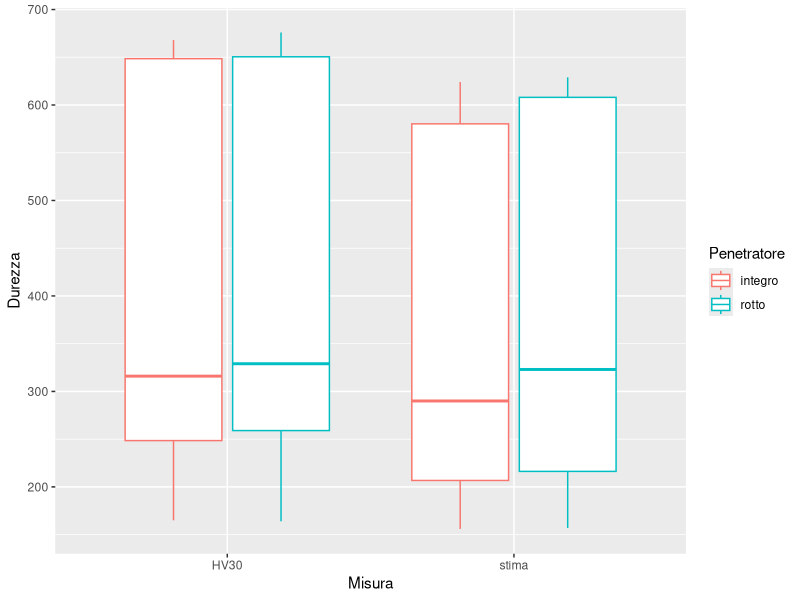
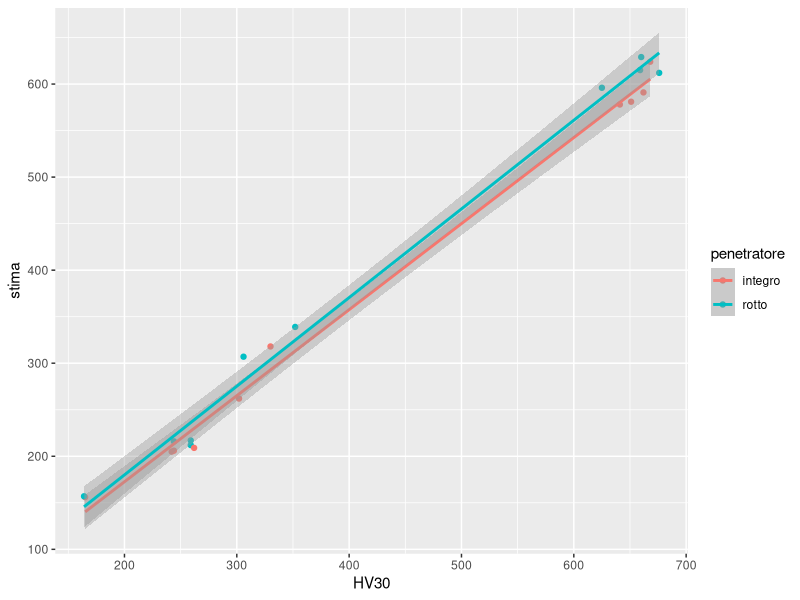
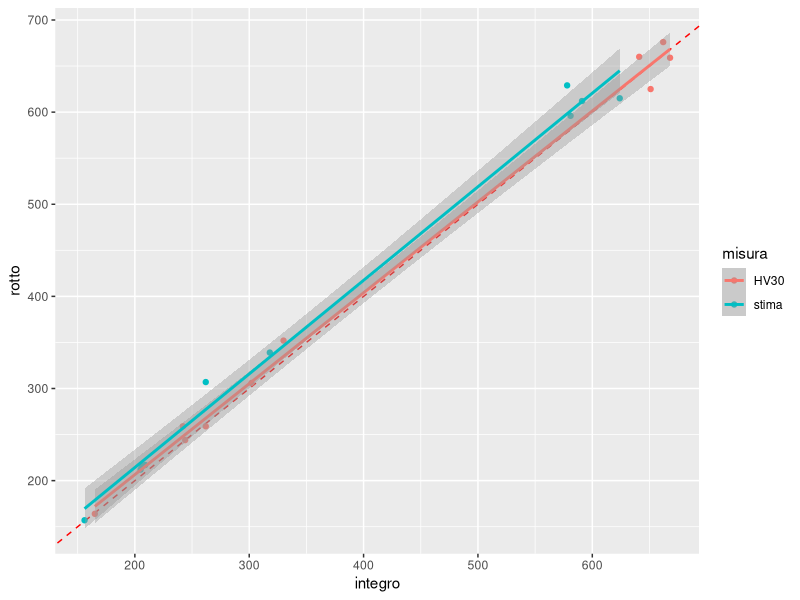
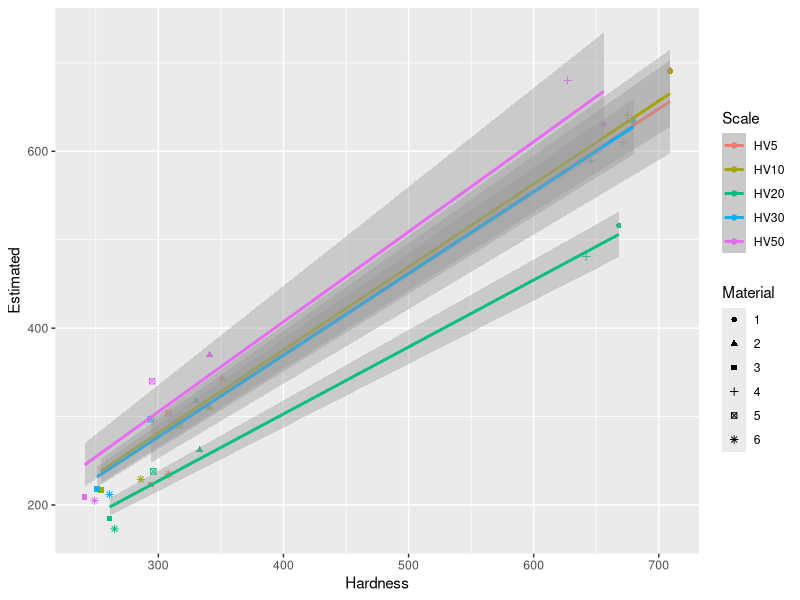
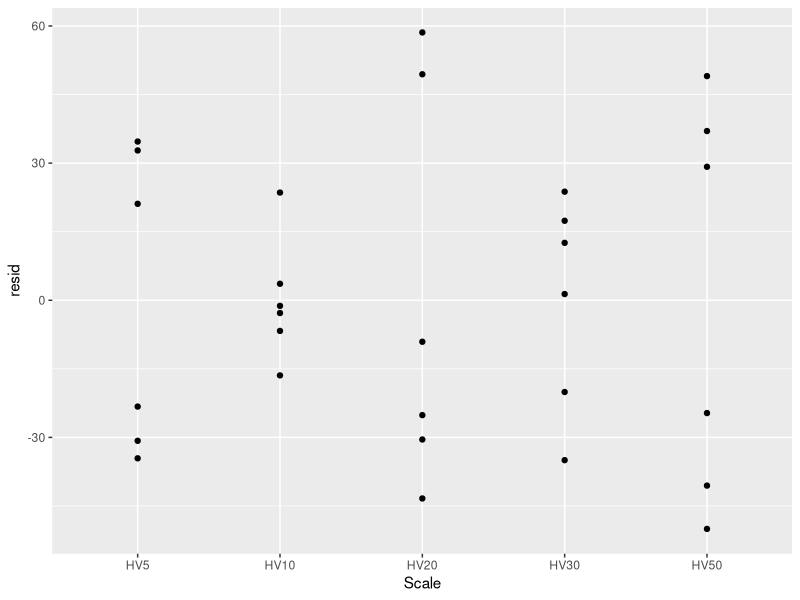
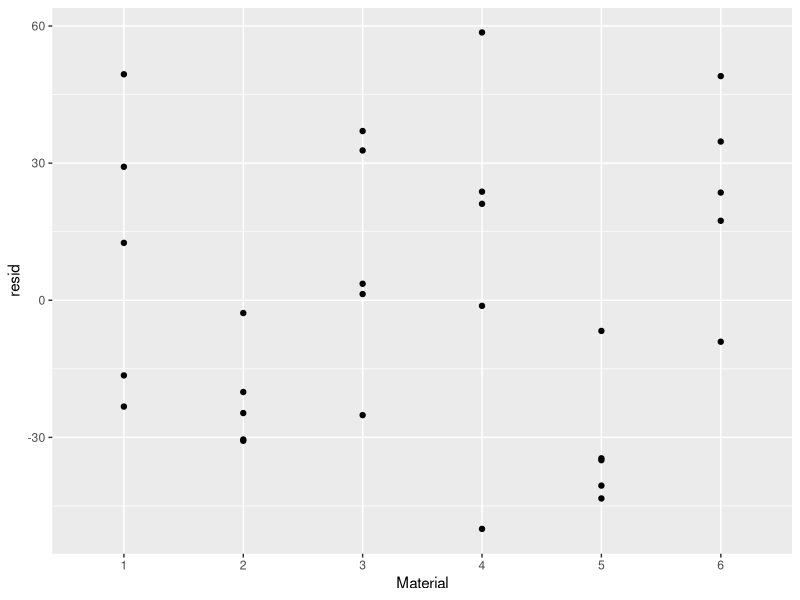
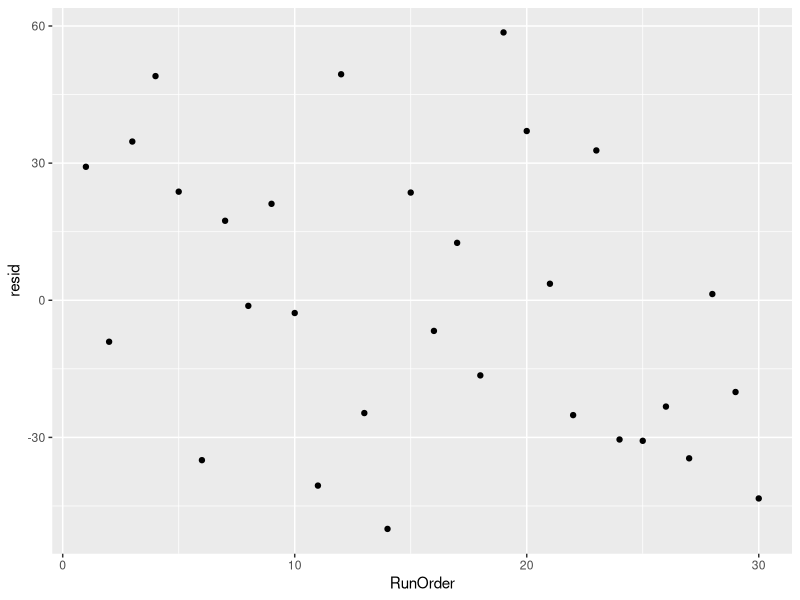
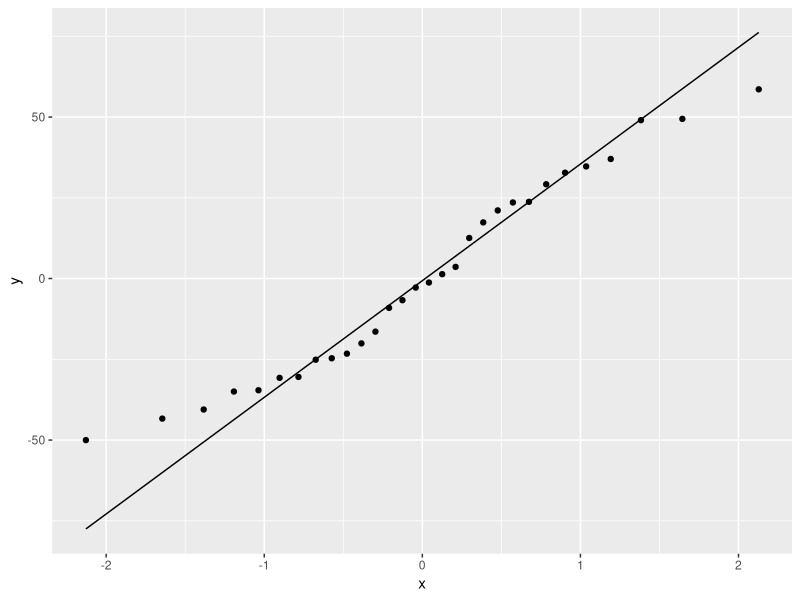

Generate these figures, in order, with R:
## ---- chunk 1
#| label: setup
#| include: false
knitr::opts_chunk$set(
  fig.align = "center",
  # This for default device
  out.width = "16cm",
  # This two for high quality charts:
  fig.dim = c(16, 9)*0.4
)
library(tidyverse)
library(stringr)
library(modelr)
library(broom)
library(knitr)
## ---- chunk 2
#| include: false
df_a<-tibble(
  material=1:10, #materiale
  HV30_OK=NA,    #misura effettiva, indentatore integro   
  HV30_NOK=NA,   #misura effettiva, indentatore danneggiato        
  stima_OK=NA,   #stima della macchina, indentatore integro
  stima_NOK=NA,  #stima della macchina, indentaore danneggiato
  HV30_dd=NA,    #misura effettiva usando due volte la diagonale visibile, indentatore danneggiato
  stima_dd=NA,   #stima della macchina, indentatore danneggiato per misura con doppia diagonale
)               

write.csv(df_a,"misure_HV_30.csv") #per avere la tabella in formato .csv così da poter essere riempita dallo sperimentatore

kable(head(df_a,8), caption = "Tabella di raccolta dati per T-test")
## ---- chunk 3
df_a$stima_OK=c(591,205,209,262,318,578,206,156,624,581)
df_a$HV30_NOK = c(676,259,259,306,352,660,244,164,659,625)
df_a$HV30_OK=c(662,242,262,302,330,641,244,165,668,651)
df_a$stima_NOK = c(612,212,217,307,339,629,216,157,615,596)
df_a$HV30_dd=c(648,256,253,297,351,652,247,166,659,635)      
df_a$stima_dd=c(612,219,218,297,337,621,218,157,618,596)

kable(head(df_a,8),caption = "Tabella di raccolta dati per T-test")
## ---- chunk 4
#| include: false
dfv <- df_a %>%
  select(material:stima_NOK)%>%
  pivot_longer(-material, 
               names_sep="_", 
               names_to = c("misura","ok"), 
               values_to="durezza") %>% 
  mutate(ok=ifelse(ok=="OK","integro","rotto"))
dfv %>% head() %>% kable()
## ---- chunk 5
dfv %>% 
  ggplot(aes(x=misura, y=durezza, color=ok)) +
  geom_boxplot() +
  labs(x="Misura", y="Durezza", color="Penetratore")
## ---- chunk 6
dfv %>%
  pivot_wider(names_from = misura, values_from = durezza) %>% 
  ggplot(aes(x=HV30, y=stima, color=ok)) + 
  geom_point() + 
  geom_smooth(method="lm", formula=y~x) +
  labs(color="penetratore") 
## ---- chunk 7
dfv %>%
  pivot_wider(names_from = ok, values_from = durezza) %>% 
  ggplot(aes(x=integro, y=rotto, color=misura)) + 
  geom_abline(slope=1, intercept=0, color="red", lty=2) +
  geom_point() + 
  geom_smooth(method="lm", formula=y~x)
## ---- chunk 8
dfv %>% pivot_wider(names_from = ok, values_from = durezza) %>% 
  split(~misura) %>% {
    reduce2(., names(.), \(acc, d, n) {
      t <- t.test(d$integro, d$rotto, paired = T)
      bind_rows(acc, tidy(t) %>% mutate(group=n, .before=1))
    }, .init=tibble())
  } %>% 
  relocate(p.value, .after=-1) %>% 
  mutate(
    significant = p.value < 0.05, 
    across(c(statistic, conf.low, conf.high, p.value), ~round(., 3))) %>%
  select(-method, -alternative) %>%
  kable()
## ---- chunk 9
t.test(df_a$HV30_OK,df_a$HV30_dd,paired = T)%>%tidy()%>%kable()
## ---- chunk 10
df_b<-expand.grid(
  Scale=c("HV5","HV10","HV20","HV30","HV50"),
  Material=1:6
)%>%
  relocate(Material,.before = Scale)%>%
  mutate(
    StdOrder = 1:n(),
    RunOrder = sample(n()),
    .before=Material
  )%>%
  mutate(
    Estimated=NA,
    Hardness=NA
  )%>%
  arrange(RunOrder)%>%
  tibble()

kable(head(df_b,6), caption = "Tabella di raccolti dati per taratura")

## ---- chunk 11
df_b<-df_b%>%
  arrange(StdOrder) %>%
  mutate(Load = str_extract(Scale, "HV(\\d+)", group=1) %>% as.numeric(), .after=Scale) %>%
  mutate(
    Estimated=c(692,690,516,634,630,343,310,262,318,370,223,217,185,218,209,
                610,641,481,589,680,304,290,238,297,340,235,229,173,212,205),
    Hardness=c(709,709,668,680,656,351,341,333,330,341,294,254,261,251,241,
                671,675,642,646,627,308,317,296,294,295,308,286,265,261,249)
    
  ) %>%
  mutate(Material=factor(Material))

## ---- chunk 12
#| warning: false
df_b %>%
  ggplot(aes(x=Hardness, y=Estimated, group=Scale, color=Scale)) + 
  geom_point(aes(shape=Material)) + 
  geom_smooth(method="lm", formula=y~x-1)
## ---- chunk 13
df_b.lm <- lm(Hardness~Estimated + Scale, data = df_b)

anova(df_b.lm)
## ---- chunk 14
df_b %>% 
  add_residuals(df_b.lm) %>%
  ggplot(aes(x=Scale, y=resid)) + 
  geom_point()
df_b %>% 
  add_residuals(df_b.lm) %>%
  ggplot(aes(x=Material, y=resid)) + 
  geom_point()
df_b %>% 
  add_residuals(df_b.lm) %>%
  ggplot(aes(x=RunOrder, y=resid)) + 
  geom_point()
df_b %>% 
  add_residuals(df_b.lm) %>%
  ggplot(aes(sample=resid)) + 
  geom_qq() + 
  geom_qq_line()

df_b %>%
  add_residuals(df_b.lm) %>%
  pull(resid) %>%
  shapiro.test()
## ---- chunk 15
df_b %>%
  group_by(Scale) %>%
  summarise(slope = lm(Hardness~Estimated - 1) %>% coefficients())
## ---- chunk 16
df_b %>%
  split(~Scale) %>%
  map_dfr(~{
    d.lm <- lm(Hardness ~ Estimated - 1, data = .x)
    tibble(
      Scale = unique(.x$Scale),
      Slope = coef(d.lm),
      Residual_min = min(residuals(d.lm)),
      Residual_max = max(residuals(d.lm)),
      CI_low = confint(d.lm)[1, 1],
      CI_high = confint(d.lm)[1, 2]
    )
  })%>%
  kable()
## ---- chunk 17
#| warning: false

# Modelli per ciascuna scala
df_models <- df_b %>%
  group_split(Scale) %>%
  set_names(map_chr(., ~ unique(.x$Scale))) %>%
  map(~ {
    mod <- lm(Hardness ~ Estimated - 1, data = .x)
    .x %>%
      add_residuals(mod) %>%
      mutate(model = list(mod))
  })

# Unione in unico dataframe
df_resid <- bind_rows(df_models, .id = "Scale")

# Residui vs Scale
ggplot(df_resid, aes(x = Scale, y = resid)) +
  geom_point() +
  labs(title = "Residui vs Scale")

# Residui vs Material
ggplot(df_resid, aes(x = Material, y = resid)) +
  geom_point() +
  labs(title = "Residui vs Material")

# Residui vs RunOrder
ggplot(df_resid, aes(x = RunOrder, y = resid)) +
  geom_point() +
  labs(title = "Residui vs RunOrder")

# QQ-plot per ogni scala
ggplot(df_resid, aes(sample = resid)) +
  geom_qq() +
  geom_qq_line() +
  facet_wrap(~ Scale, scales = "free") +
  labs(title = "QQ-plot dei residui per scala")

#Shapiro-Wilk  per ogni scala
df_shapiro <- df_resid %>%
  group_by(Scale) %>%
  summarise(
    p_value = shapiro.test(resid)$p.value,
    W = shapiro.test(resid)$statistic
  )

print(df_shapiro)%>%kable()

